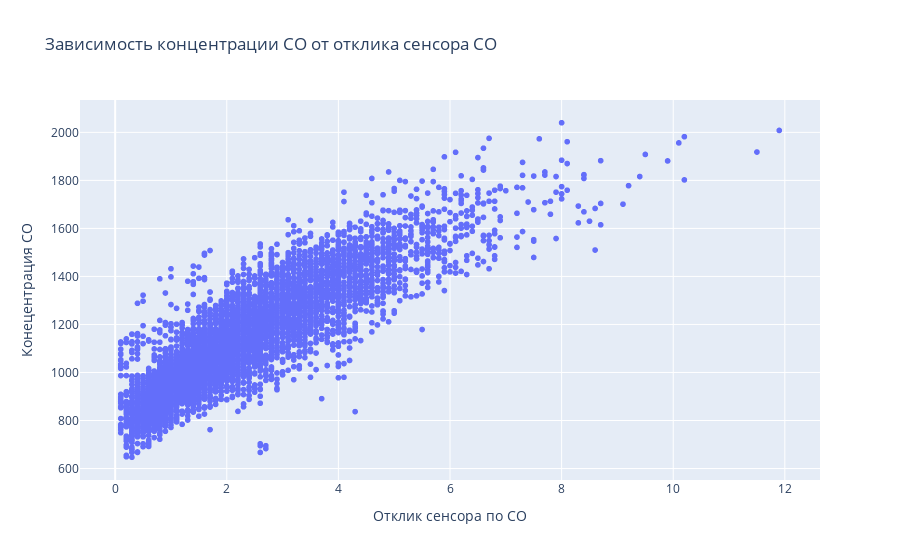

Source (notebook cell):
### Markdown cell above
### Концентрация вещества и отклик сенсора

### Code cell
# конецентрация CO и отклик сенсора по CO
fig = px.scatter(
    df,  
    x="CO(GT)", y="PT08.S1(CO)",  
    title="Зависимость концентрации CO от отклика сенсора CO",
)

fig.update_layout(
    xaxis_title="Отклик сенсора по CO",
    yaxis_title="Конецентрация CO"
)

fig.show()

### Figure 1 — Plotly figure (JSON) as saved in the notebook; plotly's stock layout.template omitted (floating-point values rounded to 4 significant figures; data arrays with more than 128 entries replaced by an {"elided": "..."} marker saying what was removed)
{"data": [{"hovertemplate": "CO(GT)=%{x}<br>PT08.S1(CO)=%{y}<extra></extra>", "legendgroup": "", "marker": {"color": "#636efa", "symbol": "circle"}, "mode": "markers", "name": "", "showlegend": false, "type": "scattergl", "x": {"elided": "6941 float values"}, "xaxis": "x", "y": {"elided": "6941 int values"}, "yaxis": "y"}], "layout": {"legend": {"tracegroupgap": 0}, "title": {"text": "Зависимость концентрации CO от отклика сенсора CO"}, "xaxis": {"anchor": "y", "domain": [0, 1], "title": {"text": "Отклик сенсора по CO"}}, "yaxis": {"anchor": "x", "domain": [0, 1], "title": {"text": "Конецентрация CO"}}}}
